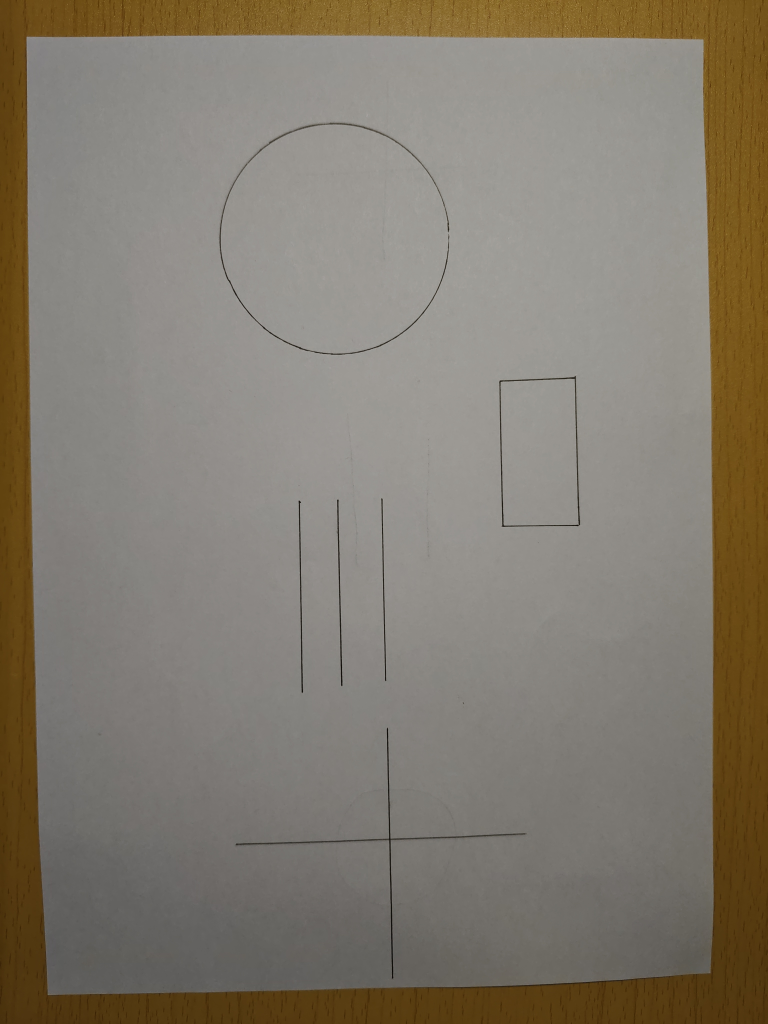
#> input picture 作业五/任务一/test_geo.jpg, 3072 x 4096 px (shown at 1/4 size)
$ python 'import cv2.py'
#> lines starting #> are read from the running program, lines starting #| are printed output that depends on the picture
import cv2
import numpy as np
import matplotlib.pyplot as plt

# 1. 读取测试图像
img = cv2.imread('test_geo.jpg')
#> img is the input picture: shape (4096, 3072, 3); mean B, G, R 110.3, 123, 130.4
img = cv2.cvtColor(img, cv2.COLOR_BGR2RGB)
h, w = img.shape[:2]
#> h = 4096; w = 3072

# ---------------------- 2. 相似变换 ----------------------
# 旋转30度 + 缩放0.8倍 + 平移
center = (w//2, h//2)
#> center = (1536, 2048)
M_similar = cv2.getRotationMatrix2D(center, 30, 0.8)
img_similar = cv2.warpAffine(img, M_similar, (w, h))
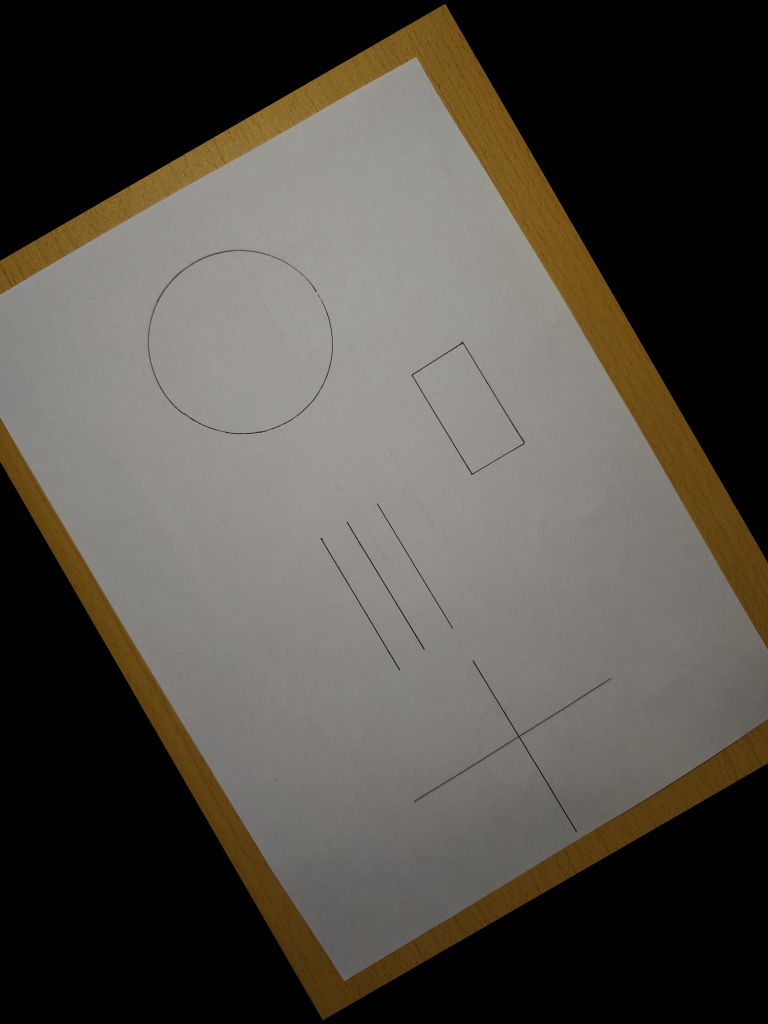
#> img_similar: shape (4096, 3072, 3) (shown at 1/4 size); mean R, G, B 81.3, 77, 69.6

# ---------------------- 3. 仿射变换 ----------------------
# 定义三个点，做剪切+非等比例缩放
pts1 = np.float32([[50,50], [200,50], [50,200]])
pts2 = np.float32([[60,70], [190,60], [40,210]])
M_affine = cv2.getAffineTransform(pts1, pts2)
img_affine = cv2.warpAffine(img, M_affine, (w, h))
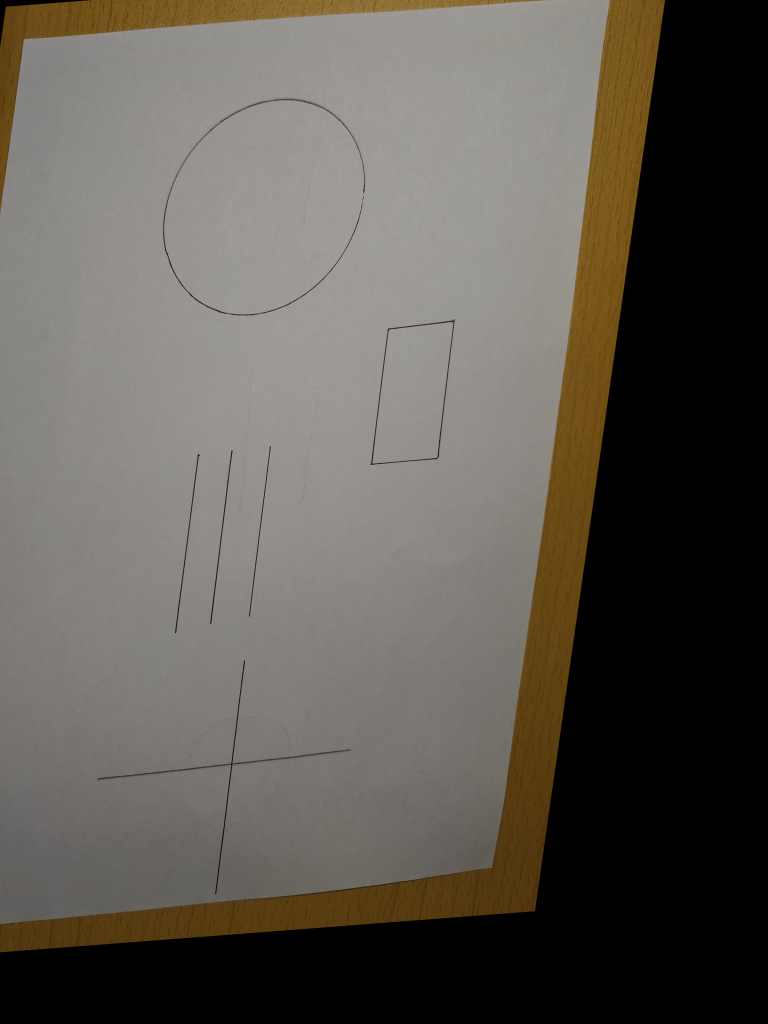
#> img_affine: shape (4096, 3072, 3) (shown at 1/4 size); mean R, G, B 94.5, 90, 82.5

# ---------------------- 4. 透视变换 ----------------------
# 定义四个点，模拟透视畸变
pts1 = np.float32([[0,0], [w,0], [0,h], [w,h]])
pts2 = np.float32([[100,50], [w-100,80], [50,h-50], [w-50,h-80]])
M_perspective = cv2.getPerspectiveTransform(pts1, pts2)
img_perspective = cv2.warpPerspective(img, M_perspective, (w, h))
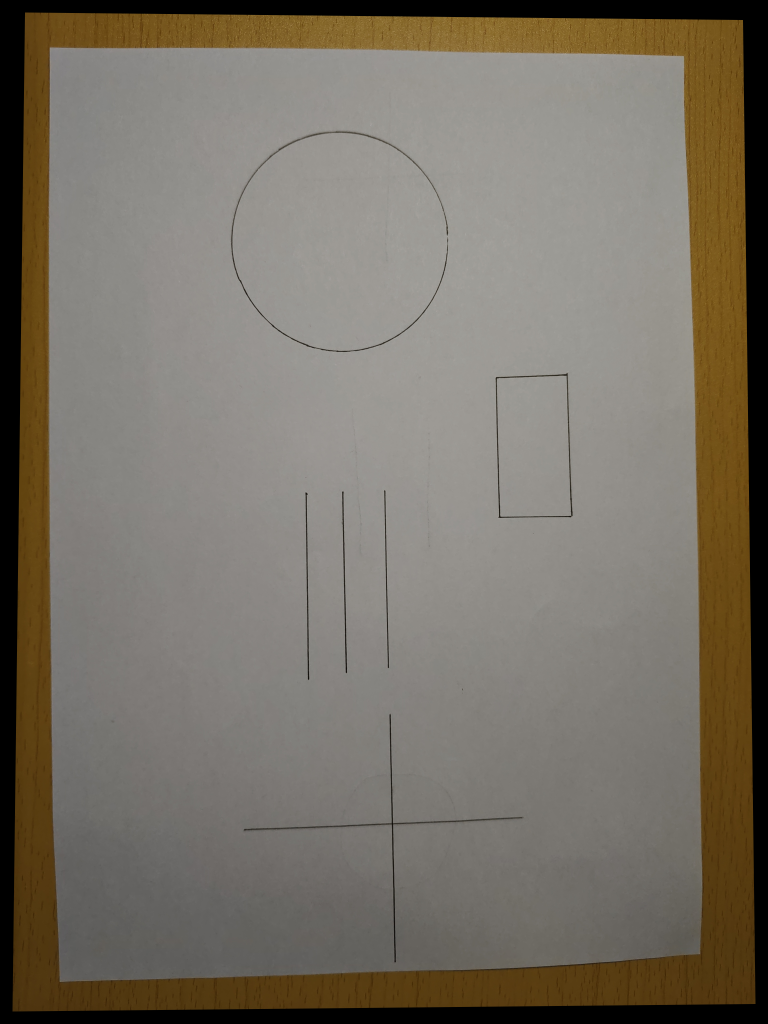
#> img_perspective: shape (4096, 3072, 3) (shown at 1/4 size); mean R, G, B 119.7, 112.9, 101.2

# ---------------------- 5. 结果可视化 ----------------------
plt.figure(figsize=(16, 10))
plt.subplot(2, 2, 1), plt.imshow(img), plt.title('Original'), plt.axis('off')
plt.subplot(2, 2, 2), plt.imshow(img_similar), plt.title('Similarity Transform'), plt.axis('off')
plt.subplot(2, 2, 3), plt.imshow(img_affine), plt.title('Affine Transform'), plt.axis('off')
plt.subplot(2, 2, 4), plt.imshow(img_perspective), plt.title('Perspective Transform'), plt.axis('off')
plt.tight_layout()
plt.savefig('geo_transform_result.png', dpi=300)
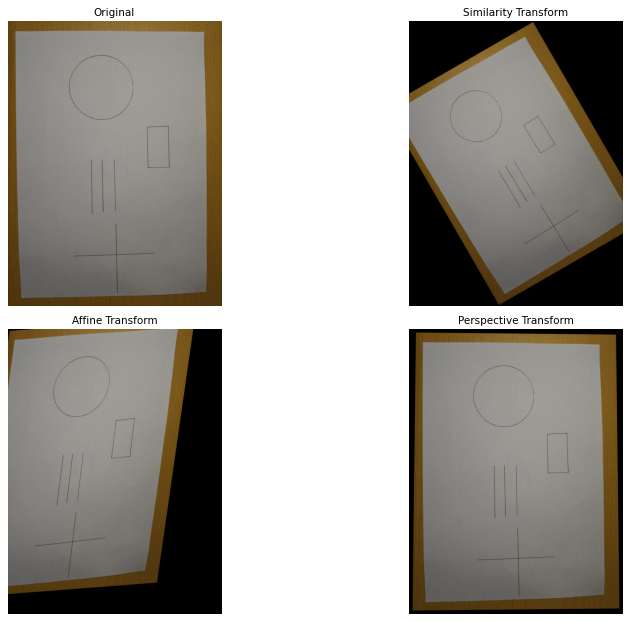
#> figure drawn by matplotlib, 4 panels
plt.show()
